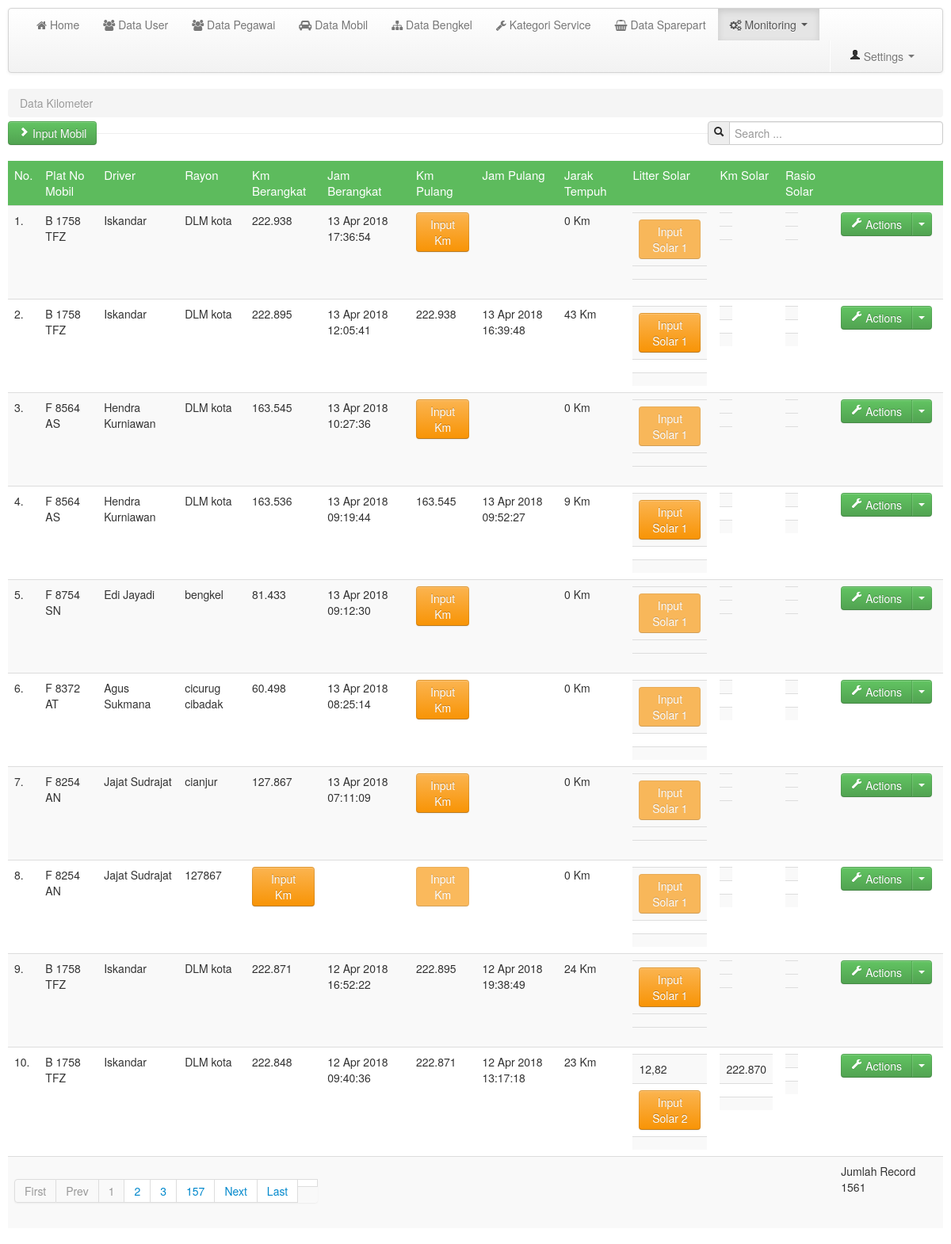
Page /media.php?module=kilometer (signed in) on the committed database.
### tables this page shows
CREATE TABLE `kilometer` (
  `id_km` int(11) NOT NULL,
  `id_mobil` int(11) NOT NULL,
  `id_peg` int(11) NOT NULL,
  `rayon` varchar(25) NOT NULL,
  `km_brkt` float NOT NULL,
  `jam_brkt` datetime NOT NULL,
  `km_plg` float NOT NULL,
  `jam_plg` datetime NOT NULL,
  `jarak_tempuh` float NOT NULL,
  `solar_1` float NOT NULL,
  `km_solar1` float NOT NULL,
  `harga_solar1` bigint(20) NOT NULL,
  `rasio_solar1` float NOT NULL,
  `solar_2` float NOT NULL,
  `km_solar2` float NOT NULL,
  `harga_solar2` bigint(20) NOT NULL,
  `rasio_solar2` float NOT NULL,
  `solar_3` float NOT NULL,
  `km_solar3` float NOT NULL,
  `harga_solar3` bigint(20) NOT NULL,
  `rasio_solar3` float NOT NULL
);

CREATE TABLE `mobil` (
  `id_mobil` int(11) NOT NULL,
  `no_mesin` varchar(15) NOT NULL,
  `no_rangka` varchar(20) NOT NULL,
  `no_bpkb` varchar(15) NOT NULL,
  `plat_no` varchar(12) NOT NULL,
  `id_dir` int(11) NOT NULL,
  `id_peg` int(11) NOT NULL,
  `type` varchar(20) NOT NULL,
  `type_code` int(11) NOT NULL,
  `no_seri_ban_a` text NOT NULL,
  `tgl_ganti_ban_a` datetime NOT NULL,
  `no_seri_ban_b` text NOT NULL,
  `tgl_ganti_ban_b` datetime NOT NULL,
  `no_seri_ban_c` text NOT NULL,
  `tgl_ganti_ban_c` datetime NOT NULL,
  `no_seri_ban_d` text NOT NULL,
  `tgl_ganti_ban_d` datetime NOT NULL,
  `no_seri_ban_e` text NOT NULL,
  `tgl_ganti_ban_e` datetime NOT NULL,
  `ms_ber_stnk` date NOT NULL,
  `ms_ber_keur` date NOT NULL,
  `photo` varchar(150) NOT NULL
);

CREATE TABLE `pegawai` (
  `id_peg` int(11) NOT NULL,
  `id_dir` int(11) NOT NULL,
  `NIP` int(9) NOT NULL,
  `nama_peg` varchar(30) NOT NULL,
  `jabatan` varchar(30) NOT NULL,
  `golongan` int(11) NOT NULL,
  `tpt_lhr` varchar(12) NOT NULL,
  `tgl_lhr` date NOT NULL,
  `alamat` text NOT NULL,
  `email` varchar(30) NOT NULL,
  `no_hp` varchar(13) NOT NULL,
  `no_sim` varchar(20) NOT NULL,
  `tgl_ber_sim` date NOT NULL
);

### config/fungsi_rupiah.php (called while the page is built, shortened)
<?php
	function format_ribuan($angka) {
		$ribu = number_format($angka,0,',','.');
		return $ribu;
	}
	function format_ribuan2($angka) {
		$ribu = number_format($angka,2,',','.');
		return $ribu;
	}

### config/fungsi_indotgl.php (called while the page is built, shortened)
<?php
	function tgl_indo2($tgl){
			$tanggal = substr($tgl,8,2);
			$bulan = getBulan(substr($tgl,5,2));
			$tahun = substr($tgl,0,4);
			$time = substr($tgl,11,8);
			return $tanggal.' '.$bulan.' '.$tahun.' '.$time;
	}
	function getBulan($bln){
				switch ($bln){
					case 4:
						return "Apr";
						break;
				}
			}
?>

### mod_kilometer/kilometer.php (the view, shortened to what this page needs)
<?php
	switch ($_GET['act']) {
		default:
?>
	<?php
		$p = new Paging;
		$batas = 10;
		$posisi = $p->cariPosisi($batas);
	?>
		<section>
			<ul class="breadcrumb" style="margin-bottom:5px;">
				<li class="active">Data Kilometer</li>
			</ul>
			<div class="control-group pull-left">
				<button class="btn btn-success" type="button" onclick="window.location='media.php?module=kilometer&&act=tambah'"><i class="icon-chevron-right icon-white"></i> Input Mobil</button>
			</div>
			<form class="form-search pull-right">
				<div class="input-prepend">
					<span class="add-on"><i class="icon-search"></i></span>
					<input class="span3" id="txtcari" type="text" placeholder="Search ..."></input>
				</div>
			</form>
			<hr>
			<div class="row-fluid">
				<div class="span12 pull-left">
					<div id="tabel_awal">
						<table class="table table-striped">
							<thead>
								<tr class="head2">
									<td>No.</td>
									<td>Plat No Mobil</td>
									<td>Driver</td>
									<td>Rayon</td>
									<td>Km Berangkat</td>
									<td>Jam Berangkat</td>
									<td>Km Pulang</td>
									<td>Jam Pulang</td>
									<td>Jarak Tempuh</td>
									<td>Litter Solar</td>
									<td>Km Solar</td>
									<td>Rasio Solar</td>
									<td></td>
								</tr>
							</thead>
							<tbody>
							<?php
								$query = mysqli_query($conn, "SELECT * FROM kilometer, mobil, pegawai WHERE kilometer.id_mobil=mobil.id_mobil AND kilometer.id_peg=pegawai.id_peg ORDER BY id_km DESC LIMIT $posisi, $batas");
								$no = $posisi+1;
								while ($r = mysqli_fetch_array($query)) {
							?>
								<tr>
									<td><?php echo $no.".";?></td>
									<td><?php echo $r['plat_no'];?></td>
									<td><?php echo $r['nama_peg'];?></td>
									<td><?php echo $r['rayon'] ?></td>
									<?php if ($r['km_brkt'] == 0) { ?>
									<td>
										<button class="btn btn-warning" onclick="window.location='media.php?module=kilometer&&act=km_awal&&id_km=<?php echo $r['id_km'] ?>&&id_mobil=<?php echo $r['id_mobil'] ?>'">Input Km</button>
									</td>
									<?php } else { ?>
									<td><?php echo format_ribuan($r['km_brkt']) ?></td>
									<?php } ?>
									<?php if ($r['jam_brkt'] == "0000-00-00 00:00:00") { ?>
									<td></td>
									<?php } else { ?>
									<td><?php echo tgl_indo2($r['jam_brkt']) ?></td>
									<?php } ?>
									<?php if ($r['km_plg'] == 0) { ?>
									<td>
										<button class="btn btn-warning" onclick="window.location='media.php?module=kilometer&&act=km_akhir&&id_km=<?php echo $r['id_km'] ?>&&id_mobil=<?php echo $r['id_mobil'] ?>'" <?php if ($r['km_brkt'] == 0) { ?> disabled <?php } ?>>Input Km</button>
									</td>
									<?php } else { ?>
									<td><?php echo format_ribuan($r['km_plg']) ?></td>
									<?php } ?>
									<?php if ($r['jam_plg'] == "0000-00-00 00:00:00") { ?>
									<td></td>
									<?php } else { ?>
									<td><?php echo tgl_indo2($r['jam_plg']) ?></td>
									<?php } ?>
									<td><?php echo format_ribuan($r['jarak_tempuh']).' Km';?></td>
									<td>
									<?php if ($akses != 4) { ?>
										<table>
											<tr>
												<?php if ($r['solar_1'] == 0) {
													$filter = mysqli_query($conn, "SELECT MAX(km_solar1) max_km_solar1 FROM kilometer WHERE id_mobil = '$r[id_mobil]'");
													$row = mysqli_fetch_array($filter);
												?>
												<td>
													<button class="btn btn-warning" onclick="window.location='media.php?module=kilometer&&act=input_solar1&&id_km=<?php echo $r['id_km'] ?>&&id_mobil=<?php echo $r['id_mobil'] ?>'" <?php if ($akses == 4 || $r['km_plg'] == 0 || ($row['max_km_solar1'] > $r['km_brkt'])) { ?> disabled <?php } ?>>Input Solar 1</button>
												</td>
												<?php } else { ?>
												<td><?php echo format_ribuan2($r['solar_1']);?></td>
												<?php } ?>
											</tr>
											<tr>
											<?php if ($r['solar_1'] == 0) { ?>
												<td></td>
											<?php }  else if (($r['solar_1'] != 0) && ($r['solar_2'] == 0)) { ?>
												<td>
													<button class="btn btn-warning" onclick="window.location='media.php?module=kilometer&&act=input_solar2&&id_km=<?php echo $r['id_km'] ?>&&id_mobil=<?php echo $r['id_mobil'] ?>'" <?php if ($akses == 4 || $r['rasio_solar1'] != 0) { ?> disabled <?php } ?>>Input Solar 2</button>
												</td>
												<?php } else if ($r['solar_2'] != 0) { ?>
												<td><?php echo format_ribuan2($r['solar_2']);?></td>
												<?php } ?>
											</tr>
											<tr>
											<?php if ($r['solar_2'] == 0) { ?>
												<td></td>
											<?php } else if (($r['solar_2'] != 0) && ($r['solar_3'] == 0)) { ?>
												<td>
													<button class="btn btn-warning" onclick="window.location='media.php?module=kilometer&&act=input_solar3&&id_km=<?php echo $r['id_km'] ?>&&id_mobil=<?php echo $r['id_mobil'] ?>'" <?php if ($akses == 4 || $r['rasio_solar2'] != 0) { ?> disabled <?php } ?>>Input Solar 3</button>
												</td>
												<?php } else if ($r['solar_3'] != 0) { ?>
												<td><?php echo format_ribuan2($r['solar_3']);?></td>
												<?php } ?>
											</tr>
										</table>
									<?php } ?>
									</td>
									<td>
									<?php if ($akses != 4) { ?>
										<table>
											<tr>
											<?php if ($r['km_solar1'] == 0) { ?>
												<td></td>
											<?php } else { ?>
												<td><?php echo format_ribuan($r['km_solar1']) ?></td>
											<?php } ?>
											</tr>
											<tr>
											<?php if ($r['km_solar2'] == 0) { ?>
												<td></td>
											<?php } else { ?>
												<td><?php echo format_ribuan($r['km_solar2']) ?></td>
											<?php } ?>
											</tr>
											<tr>
											<?php if ($r['km_solar3'] == 0) { ?>
												<td></td>
											<?php } else { ?>
												<td><?php echo format_ribuan($r['km_solar3']) ?></td>
											<?php } ?>
											</tr>
										</table>
									<?php } ?>
									</td>
									<td>
									<?php if ($akses != 4) { ?>
										<table>
											<tr>
											<?php if ($r['rasio_solar1'] == 0) { ?>
												<td></td>
											<?php } else { ?>
												<td><?php echo format_ribuan2($r['rasio_solar1']) ?></td>
											<?php } ?>
											</tr>
											<tr>
											<?php if ($r['rasio_solar2'] == 0) { ?>
												<td></td>
											<?php } else { ?>
												<td><?php echo format_ribuan2($r['rasio_solar2']) ?></td>
											<?php } ?>
											</tr>
											<tr>
											<?php if ($r['rasio_solar3'] == 0) { ?>
												<td></td>
											<?php } else { ?>
												<td><?php echo format_ribuan2($r['rasio_solar3']) ?></td>
											<?php } ?>
											</tr>
										</table>
									<?php } ?>
									</td>
									<?php if ($akses == 3 OR $akses == 2) { ?>
									<td>
										<div class="btn-group">
											<a class="btn btn-success" href="#"><i class="icon-wrench icon-white"></i> Actions</a>
											<a class="btn btn-success dropdown-toggle" data-toggle="dropdown" href="#"><span class="caret"></span></a>
										</div>
									</td>
									<?php } else { ?> <td></td> <?php } ?>
								</tr>
							<?php $no++;
								}
							?>
								<tr>
									<td colspan="12">
									<?php
										$jmldata = mysqli_num_rows(mysqli_query($conn, "SELECT * FROM kilometer"));
										$jmlhalaman = $p->jumlahHalaman($jmldata,$batas);
										$linkHalaman = $p->navHalaman($_GET['halaman'], $jmlhalaman);
										echo "$linkHalaman";
									?>
									</td>
									<td>
										Jumlah Record <?php echo $jmldata;?>
									</td>
								</tr>
							</tbody>
						</table>
					</div>
				</div>
			</div>
		</section>
<?php
	break;
?>
<?php
	}
?>

### assets/css/custom.css (style rules this page uses)
body { background: #fff; }
nav,header,section,footer { margin:10px 10px 0 10px; }
table .head2 { background:#5dbb5d; color:#fff; font-size:15px; }

### rows in the picture
kilometer: id_mobil.plat_no "B 1758 TFZ", id_peg.nama_peg "Iskandar", rayon "DLM kota", km_brkt "222.938", jam_brkt "13 Apr 2018 17:36:54", jarak_tempuh "0", solar_1 0 (drawn), solar_2 0 (drawn), km_solar1 0 (drawn), km_solar2 0 (drawn), km_solar3 0 (drawn), rasio_solar1 0 (drawn), rasio_solar2 0 (drawn), rasio_solar3 0 (drawn)
kilometer: id_mobil.plat_no "B 1758 TFZ", id_peg.nama_peg "Iskandar", rayon "DLM kota", km_brkt "222.895", jam_brkt "13 Apr 2018 12:05:41", km_plg "222.938", jam_plg "13 Apr 2018 16:39:48", jarak_tempuh "43", solar_1 0 (drawn), solar_2 0 (drawn), km_solar1 0 (drawn), km_solar2 0 (drawn), km_solar3 0 (drawn), rasio_solar1 0 (drawn), rasio_solar2 0 (drawn), rasio_solar3 0 (drawn)
kilometer: id_mobil.plat_no "F 8564 AS", id_peg.nama_peg "Hendra Kurniawan", rayon "DLM kota", km_brkt "163.545", jam_brkt "13 Apr 2018 10:27:36", jarak_tempuh "0", solar_1 0 (drawn), solar_2 0 (drawn), km_solar1 0 (drawn), km_solar2 0 (drawn), km_solar3 0 (drawn), rasio_solar1 0 (drawn), rasio_solar2 0 (drawn), rasio_solar3 0 (drawn)
kilometer: id_mobil.plat_no "F 8564 AS", id_peg.nama_peg "Hendra Kurniawan", rayon "DLM kota", km_brkt "163.536", jam_brkt "13 Apr 2018 09:19:44", km_plg "163.545", jam_plg "13 Apr 2018 09:52:27", jarak_tempuh "9", solar_1 0 (drawn), solar_2 0 (drawn), km_solar1 0 (drawn), km_solar2 0 (drawn), km_solar3 0 (drawn), rasio_solar1 0 (drawn), rasio_solar2 0 (drawn), rasio_solar3 0 (drawn)
kilometer: id_mobil.plat_no "F 8754 SN", id_peg.nama_peg "Edi Jayadi", rayon "bengkel", km_brkt "81.433", jam_brkt "13 Apr 2018 09:12:30", jarak_tempuh "0", solar_1 0 (drawn), solar_2 0 (drawn), km_solar1 0 (drawn), km_solar2 0 (drawn), km_solar3 0 (drawn), rasio_solar1 0 (drawn), rasio_solar2 0 (drawn), rasio_solar3 0 (drawn)
kilometer: id_mobil.plat_no "F 8372 AT", id_peg.nama_peg "Agus Sukmana", rayon "cicurug cibadak", km_brkt "60.498", jam_brkt "13 Apr 2018 08:25:14", jarak_tempuh "0", solar_1 0 (drawn), solar_2 0 (drawn), km_solar1 0 (drawn), km_solar2 0 (drawn), km_solar3 0 (drawn), rasio_solar1 0 (drawn), rasio_solar2 0 (drawn), rasio_solar3 0 (drawn)
kilometer: id_mobil.plat_no "F 8254 AN", id_peg.nama_peg "Jajat Sudrajat", rayon "cianjur", km_brkt "127.867", jam_brkt "13 Apr 2018 07:11:09", jarak_tempuh "0", solar_1 0 (drawn), solar_2 0 (drawn), km_solar1 0 (drawn), km_solar2 0 (drawn), km_solar3 0 (drawn), rasio_solar1 0 (drawn), rasio_solar2 0 (drawn), rasio_solar3 0 (drawn)
kilometer: id_mobil.plat_no "F 8254 AN", id_peg.nama_peg "Jajat Sudrajat", rayon "127867", jarak_tempuh "0", solar_1 0 (drawn), solar_2 0 (drawn), km_solar1 0 (drawn), km_solar2 0 (drawn), km_solar3 0 (drawn), rasio_solar1 0 (drawn), rasio_solar2 0 (drawn), rasio_solar3 0 (drawn)
kilometer: id_mobil.plat_no "B 1758 TFZ", id_peg.nama_peg "Iskandar", rayon "DLM kota", km_brkt "222.871", jam_brkt "12 Apr 2018 16:52:22", km_plg "222.895", jam_plg "12 Apr 2018 19:38:49", jarak_tempuh "24", solar_1 0 (drawn), solar_2 0 (drawn), km_solar1 0 (drawn), km_solar2 0 (drawn), km_solar3 0 (drawn), rasio_solar1 0 (drawn), rasio_solar2 0 (drawn), rasio_solar3 0 (drawn)
kilometer: id_mobil.plat_no "B 1758 TFZ", id_peg.nama_peg "Iskandar", rayon "DLM kota", km_brkt "222.848", jam_brkt "12 Apr 2018 09:40:36", km_plg "222.871", jam_plg "12 Apr 2018 13:17:18", jarak_tempuh "23", solar_1 "12,82", solar_2 0 (drawn), km_solar1 "222.870", km_solar2 0 (drawn), km_solar3 0 (drawn), rasio_solar1 0 (drawn), rasio_solar2 0 (drawn), rasio_solar3 0 (drawn)

### other values in the picture
$halamanaktif "1"
$jmlhalaman "157"
$jmldata "1561"
